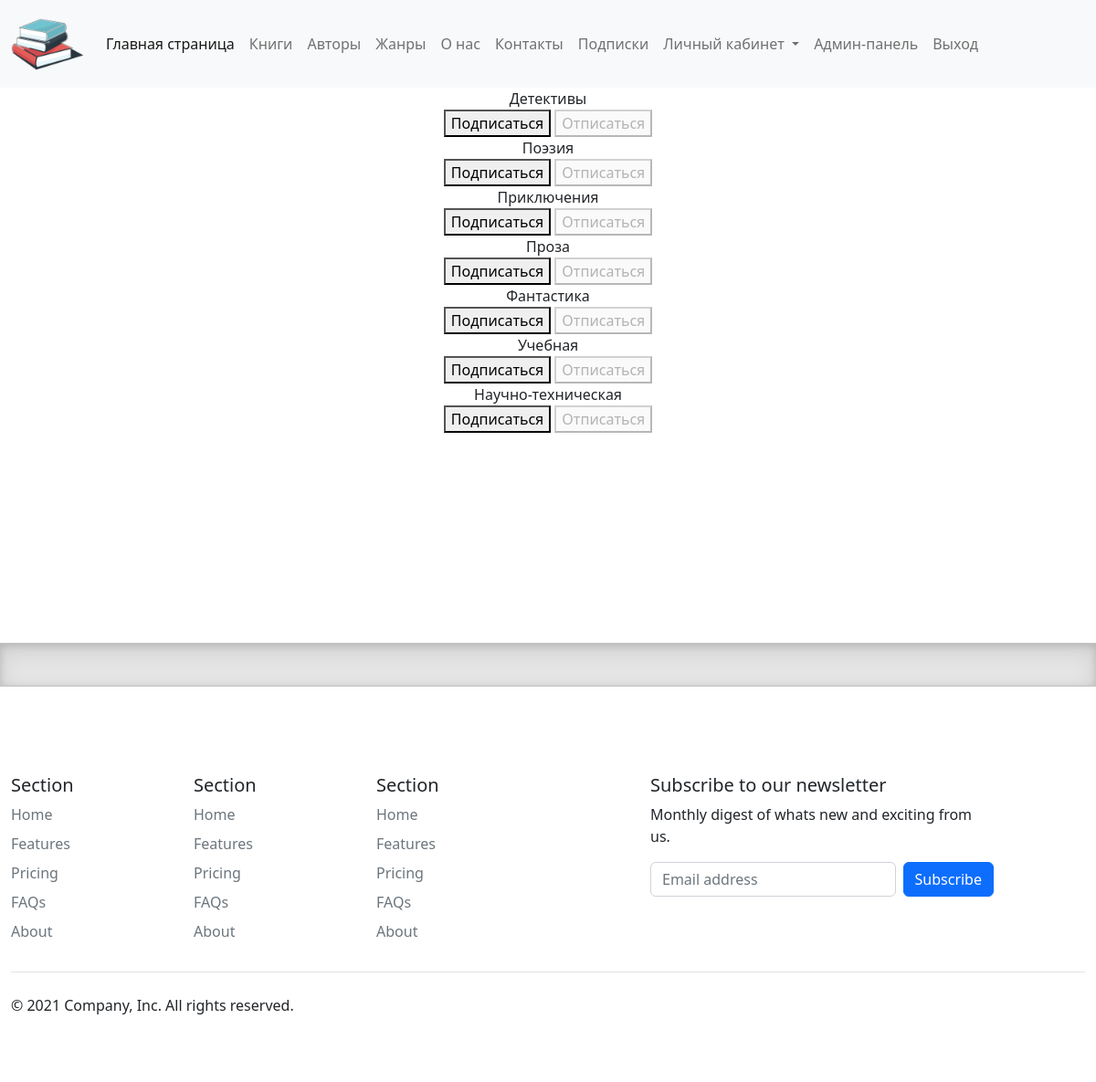
Page /subscriptions/ (signed in) on the committed database.
### catalog/models.py (models this page shows, shortened)
class Genre(models.Model):
    name = models.CharField(max_length=200, help_text="Введите жанр книги", verbose_name="Жанр книги")

### catalog/views.py (the view, shortened to what this page needs)
# urls.py: path('subscriptions/', views.subscriptions, name='subscriptions'),
@login_required
@csrf_protect
def subscriptions(request):
    genre_with_subscriptions = Genre.objects.annotate(
        user_subscribed=Exists(
            Subscription.objects.filter(
                user=request.user,
            )
        )
    )
    return render(
        request,
        'catalog/subscriptions.html',
        {'genre': genre_with_subscriptions},
    )

### templates/catalog/subscriptions.html (shortened to what this page needs)
{% extends "catalog/base.html" %}
{% block content %}
    {% for genre in genre  %}
            {{ genre.name }}
            <form method="post">
                {% if genre.user_subscribed %}
                    <button disabled>Подписаться</button>
                    <button name="action" value="unsubscribe">Отписаться</button>
                {% else %}
                    <button name="action" value="subscribe">Подписаться</button>
                    <button disabled>Отписаться</button>
                {% endif %}
            </form>
    {% endfor %}
{% endblock content %}

### rows in the picture
Genre: name "Детективы", shows "Подписаться"
Genre: name "Поэзия", shows "Подписаться"
Genre: name "Приключения", shows "Подписаться"
Genre: name "Проза", shows "Подписаться"
Genre: name "Фантастика", shows "Подписаться"
Genre: name "Учебная", shows "Подписаться"
Genre: name "Научно-техническая", shows "Подписаться"
